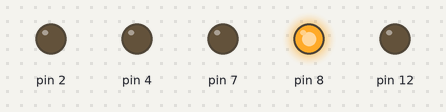
Bench run of a sketch on a simulated Arduino Uno, built with avr-gcc and run on an emulated ATmega328P. Shown: output pins drawn as LEDs (lit = HIGH).

Above: at 0.15 s.
At 6.1 s:
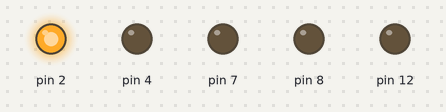
At 11.1 s:
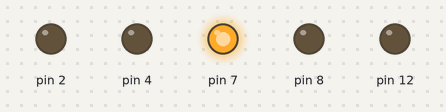
At 17.75 s:
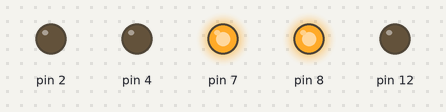
At 25.1 s:
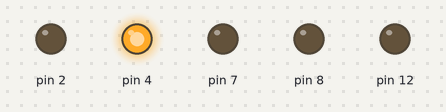
At 31.1 s:
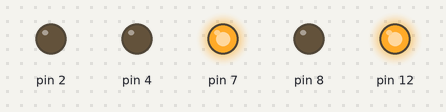
Timing chart, 0 to 40.0 s (numbered marks = the images above):
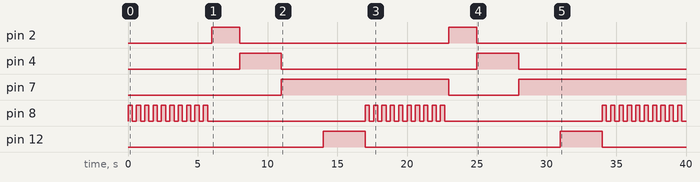

The sketch:

pedestre.ino
```cpp
int counter;

void setup()
{
  pinMode(8, OUTPUT);
  pinMode(7, OUTPUT);
  pinMode(2, OUTPUT);
  pinMode(4, OUTPUT);
  pinMode(12, OUTPUT);
}

void loop()
{
  for (counter = 0; counter < 10; ++counter) {
    digitalWrite(8, HIGH);
    delay(300); // Wait for 300 millisecond(s)
    digitalWrite(8, LOW);
    delay(300); // Wait for 300 millisecond(s)
  }
  digitalWrite(7, LOW);
  digitalWrite(2, HIGH);
  delay(2000); // Wait for 2000 millisecond(s)

  digitalWrite(2, LOW);
  digitalWrite(4, HIGH);
  delay(3000); // Wait for 3000 millisecond(s)

  digitalWrite(4, LOW);
  digitalWrite(7, HIGH);
  delay(3000); // Wait for 3000 millisecond(s)

  digitalWrite(8, LOW);
  digitalWrite(12, HIGH);
  delay(3000); // Wait for 3000 millisecond(s)

  digitalWrite(12, LOW);
  digitalWrite(7, HIGH);
}
```

Measured:
- by itself, pin 2: alternates HIGH for 2.0 s and LOW for 15.0 s
- by itself, pin 4, pin 12: alternates HIGH for 3.0 s and LOW for 14.0 s
- by itself, pin 7: LOW → HIGH at 11.0 s, → LOW 12.0 s later, → HIGH 5.0 s later
- by itself, pin 8: repeats every 17.0 s: 9 × (LOW 0.30 s, HIGH 0.30 s), LOW 11.3 s, HIGH 0.30 s
